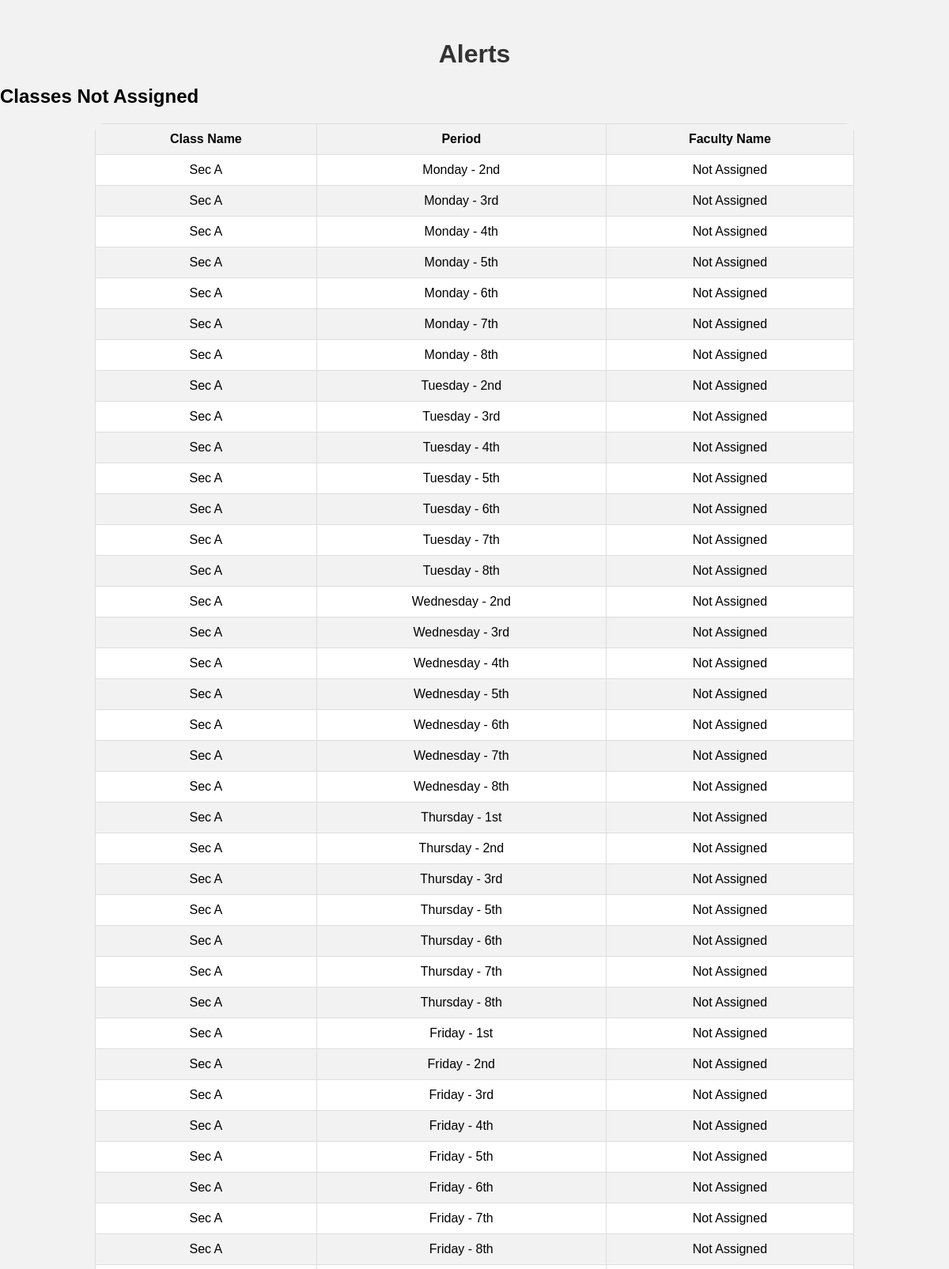
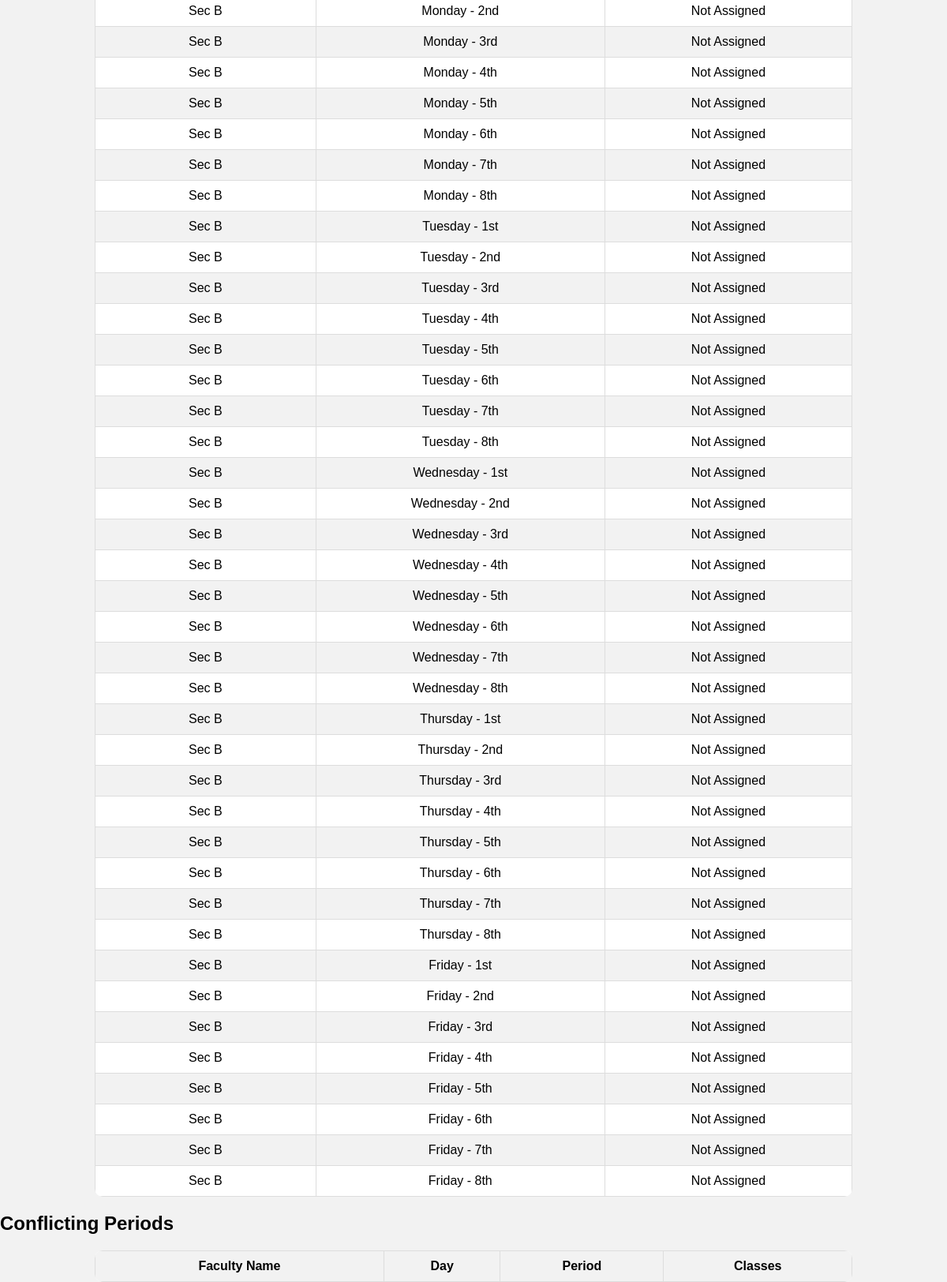
Screenshot of /alerts/ (signed in) with the database file from the repository (2 pictures, top to bottom).
### Routine/models.py (models this page shows, shortened)
class TimeSlot(models.Model):
    slot_choices = [
        ('1st', '1st (09.30‐10.20)'),
        ('2nd', '2nd (10.20‐11.10)'),
        ('3rd', '3rd (11.10‐12.00)'),
        ('4th', '4th (12.00‐12.50)'),
        ('5th', '5th (1.40‐02.30)'),
        ('6th', '6th (02.30‐03.20)'),
        ('7th', '7th (03.20-04.10)'),
        ('8th', '8th (04.10-05.00)'),
    ]
    slot = models.CharField(max_length=5, choices=slot_choices)
    def __str__(self):
        return self.slot

class Class(models.Model):
    name = models.CharField(max_length=100)

class Day(models.Model):
    day_choices = [
        ('Monday', 'Monday'),
        ('Tuesday', 'Tuesday'),
        ('Wednesday', 'Wednesday'),
        ('Thursday', 'Thursday'),
        ('Friday', 'Friday'),
    ]
    day = models.CharField(max_length=10, choices=day_choices)
    def __str__(self):
        return self.day

### Routine/views.py (the view)
# urls.py: path('alerts/', views.alerts, name='alerts'),
def alerts(request):
    if not request.user.is_superuser:
        return redirect('index')
    schedules = Schedule.objects.all()
    classes=Class.objects.all()
    day=Day.objects.all()
    period=TimeSlot.objects.all()
    alert_data = []
    for i in classes:
     for j in day:
       for k in period:
         try:
             q=Schedule.objects.get(day=j,time_slot=k,classroom=i)
         except:
            alert_data.append({
                'class_name': i.name,
                'period': k,
                'day': j,
                'faculty_name': 'Not Assigned'
            })
    conflicting_periods = []
    for schedule1 in schedules:
        for schedule2 in schedules:
            if schedule1 != schedule2 and schedule1.day == schedule2.day and schedule1.time_slot == schedule2.time_slot and schedule1.faculty == schedule2.faculty:
                conflicting_periods.append({
                    'faculty_name': schedule1.faculty.user,
                    'period': schedule1.time_slot,
                    'day':schedule1.day,
                    'conflicting_period': schedule2.classroom.name
                })
    context = {
        'alert_data': alert_data,
        'conflicting_periods': conflicting_periods
    }
    return render(request, 'Routine/alerts.html', context)

### Routine/templates/Routine/alerts.html (shortened to what this page needs)
<!DOCTYPE html>
<html lang="en">
<head>
</head>
<body>
    <h1>Alerts</h1>
    <h2>Classes Not Assigned</h2>
    <table>
        <thead>
            <tr>
                <th>Class Name</th>
                <th>Period</th>
                <th>Faculty Name</th>
            </tr>
        </thead>
        <tbody>
            {% for alert in alert_data %}
            <tr>
                <td>{{ alert.class_name }}</td>
                <td>{{alert.day}} - {{ alert.period }}</td>
                <td>{{ alert.faculty_name }}</td>
            </tr>
            {% endfor %}
        </tbody>
    </table>
    <h2>Conflicting Periods</h2>
    <table>
        <thead>
            <tr>
                <th>Faculty Name</th>
                   <th>Day</th>
                <th>Period</th>
                <th>Classes</th>
            </tr>
        </thead>
    </table>
</body>
</html>

### Routine/templates/Routine/alerts.html (style rules this page uses)
body { font-family: Arial, sans-serif; margin: 0; padding: 0; background-color: #f2f2f2; }
h1 { text-align: center; margin-top: 50px; color: #333; }
table { margin: 0 auto; border-collapse: collapse; width: 80%; background-color: #fff; border-radius: 10px; overflow: hidden; margin-top: 20px; }
th, td { padding: 10px; text-align: center; border: 1px solid #ddd; }
th { background-color: #f2f2f2; }
tbody tr:nth-child(even) { background-color: #f2f2f2; }

### rows the page displays
TimeSlot: class_name "Sec A", day "Monday", period "2nd", faculty_name "Not Assigned", day "Tuesday", day "Wednesday", day "Thursday", day "Friday", class_name "Sec B"
TimeSlot: class_name "Sec A", day "Monday", period "3rd", faculty_name "Not Assigned", day "Tuesday", day "Wednesday", day "Thursday", day "Friday", class_name "Sec B"
TimeSlot: class_name "Sec A", day "Monday", period "4th", faculty_name "Not Assigned", day "Tuesday", day "Wednesday", day "Friday", class_name "Sec B", day "Thursday"
TimeSlot: class_name "Sec A", day "Monday", period "5th", faculty_name "Not Assigned", day "Tuesday", day "Wednesday", day "Thursday", day "Friday", class_name "Sec B"
TimeSlot: class_name "Sec A", day "Monday", period "6th", faculty_name "Not Assigned", day "Tuesday", day "Wednesday", day "Thursday", day "Friday", class_name "Sec B"
TimeSlot: class_name "Sec A", day "Monday", period "7th", faculty_name "Not Assigned", day "Tuesday", day "Wednesday", day "Thursday", day "Friday", class_name "Sec B"
TimeSlot: class_name "Sec A", day "Monday", period "8th", faculty_name "Not Assigned", day "Tuesday", day "Wednesday", day "Thursday", day "Friday", class_name "Sec B"
TimeSlot: class_name "Sec A", day "Thursday", period "1st", faculty_name "Not Assigned", day "Friday", class_name "Sec B", day "Tuesday", day "Wednesday"
